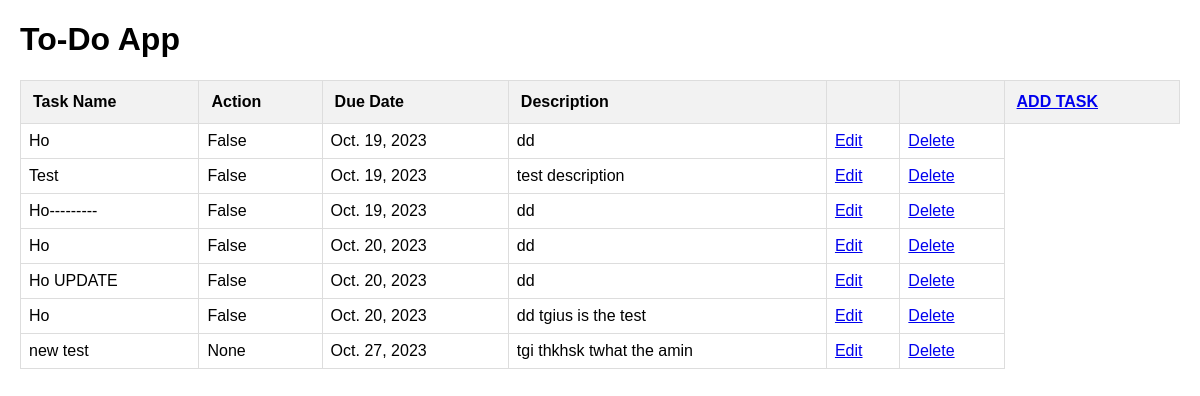
The page / on the database its author committed.
### todo/models.py (models this page shows)
class AddTask(models.Model):
    task_name = models.CharField(max_length=100)
    due_date = models.DateField()
    description = models.TextField()
    complete = models.BooleanField(default=False,blank=True,null=True)
    pending = models.BooleanField(default=False,blank=True,null=True)
    class Meta:
        ordering = ['due_date']

### todo/views.py (the view)
# urls.py: 2. Add a URL to urlpatterns:  path('', views.home, name='home')
def home(request):
    obj = AddTask.objects.all()
    return render(request, 'home.html', {'obj': obj})

### templates/home.html (shortened to what this page needs)
<!DOCTYPE html>
<html lang="en">
<head>
</head>
<body>
    <h1>To-Do App</h1>
    <table>
        <tr>
            <th>Task Name</th>
            <th>Action</th>
            <th>Due Date</th>
            <th>Description</th>
            <th></th>
            <th></th>
            <th><a href="{% url 'add-task' %}">ADD TASK</a></th>
        </tr>
            {% for Obj in obj%}
                 <tr>
            <td>{{ Obj.task_name }}</td>
            <td>{{ Obj.complete}}</td>
            <td>{{ Obj.due_date}}</td>
            <td>{{ Obj.description }}</td>
            <td><a href="{% url 'update-task' Obj.id %}">Edit</a></td>
            <td><a href="{% url 'delete-task' Obj.id %}">Delete</a></td>
                  </tr>
            {% endfor %}
    </table>
</body>
</html>

### templates/home.html (style rules this page uses)
body { font-family: Arial, sans-serif; margin: 20px; }
table { width: 100%; border-collapse: collapse; margin-top: 20px; }
th, td { border: 1px solid #ddd; padding: 8px; text-align: left; }
th { background-color: #f2f2f2; padding: 12px; }

### rows shown on the page
AddTask: task_name "Ho", complete "False", due_date "Oct. 19, 2023", description "dd"
AddTask: task_name "Test", complete "False", due_date "Oct. 19, 2023", description "test description"
AddTask: task_name "Ho---------", complete "False", due_date "Oct. 19, 2023", description "dd"
AddTask: task_name "Ho", complete "False", due_date "Oct. 20, 2023", description "dd"
AddTask: task_name "Ho UPDATE", complete "False", due_date "Oct. 20, 2023", description "dd"
AddTask: task_name "Ho", complete "False", due_date "Oct. 20, 2023", description "dd tgius is the test"
AddTask: task_name "new test", complete "None", due_date "Oct. 27, 2023", description "tgi thkhsk twhat the amin"
